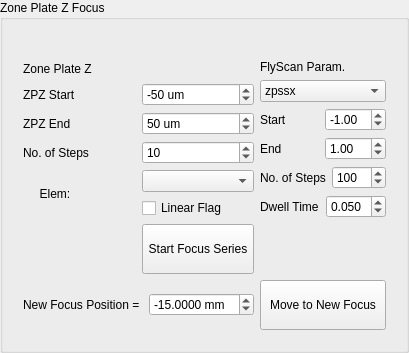
               <widget class="QGroupBox" name="groupBox_24">
                <property name="title">
                 <string>Zone Plate Z Focus</string>
                </property>
                <layout class="QGridLayout" name="gridLayout_73">
                 <item row="0" column="0">
                  <widget class="QLabel" name="label_135">
                   <property name="sizePolicy">
                    <sizepolicy hsizetype="Preferred" vsizetype="Fixed">
                     <horstretch>0</horstretch>
                     <verstretch>0</verstretch>
                    </sizepolicy>
                   </property>
                   <property name="text">
                    <string/>
                   </property>
                  </widget>
                 </item>
                 <item row="1" column="0">
                  <layout class="QGridLayout" name="gridLayout_79">
                   <item row="2" column="0">
                    <layout class="QGridLayout" name="gridLayout_46">
                     <item row="0" column="0">
                      <widget class="QWidget" name="widget_4" native="true">
                       <layout class="QGridLayout" name="gridLayout_61">
                        <item row="0" column="0" colspan="2">
                         <layout class="QVBoxLayout" name="verticalLayout_31">
                          <item>
                           <widget class="QLabel" name="label_76">
                            <property name="text">
                             <string>Zone Plate Z</string>
                            </property>
                           </widget>
                          </item>
                          <item>
                           <layout class="QHBoxLayout" name="horizontalLayout_63">
                            <item>
                             <widget class="QLabel" name="label_100">
                              <property name="toolTip">
                               <string>relative start pos</string>
                              </property>
                              <property name="text">
                               <string>ZPZ Start</string>
                              </property>
                             </widget>
                            </item>
                            <item>
                             <widget class="QSpinBox" name="sb_ZPZ1RelativeStart">
                              <property name="sizePolicy">
                               <sizepolicy hsizetype="Preferred" vsizetype="Fixed">
                                <horstretch>0</horstretch>
                                <verstretch>0</verstretch>
                               </sizepolicy>
                              </property>
                              <property name="suffix">
                               <string> um</string>
                              </property>
                              <property name="minimum">
                               <number>-1000</number>
                              </property>
                              <property name="maximum">
                               <number>1000</number>
                              </property>
                              <property name="singleStep">
                               <number>10</number>
                              </property>
                              <property name="value">
                               <number>-50</number>
                              </property>
                             </widget>
                            </item>
                           </layout>
                          </item>
                          <item>
                           <layout class="QHBoxLayout" name="horizontalLayout_65">
                            <item>
                             <widget class="QLabel" name="label_102">
                              <property name="toolTip">
                               <string>relative end pos</string>
                              </property>
                              <property name="text">
                               <string>ZPZ End</string>
                              </property>
                             </widget>
                            </item>
                            <item>
                             <widget class="QSpinBox" name="sb_ZPZ1RelativeEnd">
                              <property name="sizePolicy">
                               <sizepolicy hsizetype="Preferred" vsizetype="Fixed">
                                <horstretch>0</horstretch>
                                <verstretch>0</verstretch>
                               </sizepolicy>
                              </property>
                              <property name="suffix">
                               <string> um</string>
                              </property>
                              <property name="minimum">
                               <number>-1000</number>
                              </property>
                              <property name="maximum">
                               <number>1000</number>
                              </property>
                              <property name="singleStep">
                               <number>10</number>
                              </property>
                              <property name="value">
                               <number>50</number>
                              </property>
                             </widget>
                            </item>
                           </layout>
                          </item>
                          <item>
                           <layout class="QHBoxLayout" name="horizontalLayout_69">
                            <item>
                             <widget class="QLabel" name="label_106">
                              <property name="text">
                               <string>No. of Steps</string>
                              </property>
                             </widget>
                            </item>
                            <item>
                             <widget class="QSpinBox" name="sb_ZPZ1Steps">
                              <property name="sizePolicy">
                               <sizepolicy hsizetype="Preferred" vsizetype="Fixed">
                                <horstretch>0</horstretch>
                                <verstretch>0</verstretch>
                               </sizepolicy>
                              </property>
                              <property name="suffix">
                               <string/>
                              </property>
                              <property name="minimum">
                               <number>1</number>
                              </property>
                              <property name="maximum">
                               <number>1000</number>
                              </property>
                              <property name="singleStep">
                               <number>5</number>
                              </property>
                              <property name="value">
                               <number>10</number>
                              </property>
                             </widget>
                            </item>
                           </layout>
                          </item>
                         </layout>
                        </item>
                        <item row="0" column="2" rowspan="2">
                         <layout class="QVBoxLayout" name="verticalLayout_39">
                          <item>
                           <widget class="QLabel" name="label_77">
                            <property name="text">
                             <string>FlyScan Param.</string>
                            </property>
                           </widget>
                          </item>
                          <item>
                           <widget class="QComboBox" name="cb_foucsScanMotor">
                            <item>
                             <property name="text">
                              <string>zpssx</string>
                             </property>
                            </item>
                            <item>
                             <property name="text">
                              <string>zpssy</string>
                             </property>
                            </item>
                            <item>
                             <property name="text">
                              <string>zpssz</string>
                             </property>
                            </item>
                           </widget>
                          </item>
                          <item>
                           <layout class="QHBoxLayout" name="horizontalLayout_62">
                            <item>
                             <widget class="QLabel" name="label_99">
                              <property name="text">
                               <string>Start</string>
                              </property>
                             </widget>
                            </item>
                            <item>
                             <widget class="QDoubleSpinBox" name="sb_FocusScanMtrStart">
                              <property name="sizePolicy">
                               <sizepolicy hsizetype="Preferred" vsizetype="Fixed">
                                <horstretch>0</horstretch>
                                <verstretch>0</verstretch>
                               </sizepolicy>
                              </property>
                              <property name="minimum">
                               <double>-15.000000000000000</double>
                              </property>
                              <property name="maximum">
                               <double>15.000000000000000</double>
                              </property>
                              <property name="value">
                               <double>-1.000000000000000</double>
                              </property>
                             </widget>
                            </item>
                           </layout>
                          </item>
                          <item>
                           <layout class="QHBoxLayout" name="horizontalLayout_64">
                            <item>
                             <widget class="QLabel" name="label_101">
                              <property name="text">
                               <string>End</string>
                              </property>
                             </widget>
                            </item>
                            <item>
                             <widget class="QDoubleSpinBox" name="sb_FocusScanMtrEnd">
                              <property name="sizePolicy">
                               <sizepolicy hsizetype="Preferred" vsizetype="Fixed">
                                <horstretch>0</horstretch>
                                <verstretch>0</verstretch>
                               </sizepolicy>
                              </property>
                              <property name="minimum">
                               <double>-15.000000000000000</double>
                              </property>
                              <property name="maximum">
                               <double>15.000000000000000</double>
                              </property>
                              <property name="value">
                               <double>1.000000000000000</double>
                              </property>
                             </widget>
                            </item>
                           </layout>
                          </item>
                          <item>
                           <layout class="QHBoxLayout" name="horizontalLayout_68">
                            <item>
                             <widget class="QLabel" name="label_105">
                              <property name="text">
                               <string>No. of Steps</string>
                              </property>
                             </widget>
                            </item>
                            <item>
                             <widget class="QSpinBox" name="sb_FocusScanMtrStep">
                              <property name="sizePolicy">
                               <sizepolicy hsizetype="Preferred" vsizetype="Fixed">
                                <horstretch>0</horstretch>
                                <verstretch>0</verstretch>
                               </sizepolicy>
                              </property>
                              <property name="suffix">
                               <string/>
                              </property>
                              <property name="minimum">
                               <number>10</number>
                              </property>
                              <property name="maximum">
                               <number>1000</number>
                              </property>
                              <property name="singleStep">
                               <number>50</number>
                              </property>
                              <property name="value">
                               <number>100</number>
                              </property>
                             </widget>
                            </item>
                           </layout>
                          </item>
                          <item>
                           <layout class="QHBoxLayout" name="horizontalLayout_11">
                            <item>
                             <widget class="QLabel" name="label_118">
                              <property name="text">
                               <string>Dwell Time</string>
                              </property>
                             </widget>
                            </item>
                            <item>
                             <widget class="QDoubleSpinBox" name="dsb_FocusScanDwell">
                              <property name="sizePolicy">
                               <sizepolicy hsizetype="Preferred" vsizetype="Fixed">
                                <horstretch>0</horstretch>
                                <verstretch>0</verstretch>
                               </sizepolicy>
                              </property>
                              <property name="decimals">
                               <number>3</number>
                              </property>
                              <property name="minimum">
                               <double>0.005000000000000</double>
                              </property>
                              <property name="maximum">
                               <double>0.500000000000000</double>
                              </property>
                              <property name="singleStep">
                               <double>0.010000000000000</double>
                              </property>
                              <property name="value">
                               <double>0.050000000000000</double>
                              </property>
                             </widget>
                            </item>
                           </layout>
                          </item>
                         </layout>
                        </item>
                        <item row="3" column="0" colspan="2">
                         <layout class="QGridLayout" name="gridLayout_25">
                          <item row="1" column="1">
                           <widget class="QLabel" name="label_56">
                            <property name="text">
                             <string>New Focus Position = </string>
                            </property>
                           </widget>
                          </item>
                          <item row="1" column="2">
                           <widget class="QDoubleSpinBox" name="dsb_ZPZ1TargetPos">
                            <property name="sizePolicy">
                             <sizepolicy hsizetype="Preferred" vsizetype="Fixed">
                              <horstretch>0</horstretch>
                              <verstretch>0</verstretch>
                             </sizepolicy>
                            </property>
                            <property name="suffix">
                             <string> mm</string>
                            </property>
                            <property name="decimals">
                             <number>4</number>
                            </property>
                            <property name="minimum">
                             <double>-100.000000000000000</double>
                            </property>
                            <property name="maximum">
                             <double>20.000000000000000</double>
                            </property>
                            <property name="value">
                             <double>-15.000000000000000</double>
                            </property>
                           </widget>
                          </item>
                         </layout>
                        </item>
                        <item row="1" column="0" colspan="2">
                         <layout class="QGridLayout" name="gridLayout_67">
                          <item row="0" column="0">
                           <widget class="QLabel" name="label_97">
                            <property name="sizePolicy">
                             <sizepolicy hsizetype="Preferred" vsizetype="Fixed">
                              <horstretch>0</horstretch>
                              <verstretch>0</verstretch>
                             </sizepolicy>
                            </property>
                            <property name="text">
                             <string>     Elem:  </string>
                            </property>
                           </widget>
                          </item>
                          <item row="0" column="1">
                           <layout class="QGridLayout" name="gridLayout_60">
                            <item row="1" column="0">
                             <widget class="QCheckBox" name="cb_linearFlag_zpFocus">
                              <property name="text">
                               <string>Linear Flag</string>
                              </property>
                             </widget>
                            </item>
                            <item row="0" column="0">
                             <widget class="QComboBox" name="cb_zp_focus_elem"/>
                            </item>
                           </layout>
                          </item>
                         </layout>
                        </item>
                        <item row="3" column="2">
                         <widget class="QPushButton" name="pb_MoveZPZ1AbsPos">
                          <property name="sizePolicy">
                           <sizepolicy hsizetype="Minimum" vsizetype="Fixed">
                            <horstretch>0</horstretch>
                            <verstretch>0</verstretch>
                           </sizepolicy>
                          </property>
                          <property name="text">
                           <string>
Move to New Focus
</string>
                          </property>
                         </widget>
                        </item>
                        <item row="2" column="1">
                         <widget class="QPushButton" name="pb_ZPZFocusScanStart">
                          <property name="sizePolicy">
                           <sizepolicy hsizetype="Preferred" vsizetype="Fixed">
                            <horstretch>0</horstretch>
                            <verstretch>0</verstretch>
                           </sizepolicy>
                          </property>
                          <property name="text">
                           <string>
Start Focus Series
</string>
                          </property>
                         </widget>
                        </item>
                       </layout>
                      </widget>
                     </item>
                    </layout>
                   </item>
                  </layout>
                 </item>
                </layout>
               </widget>
